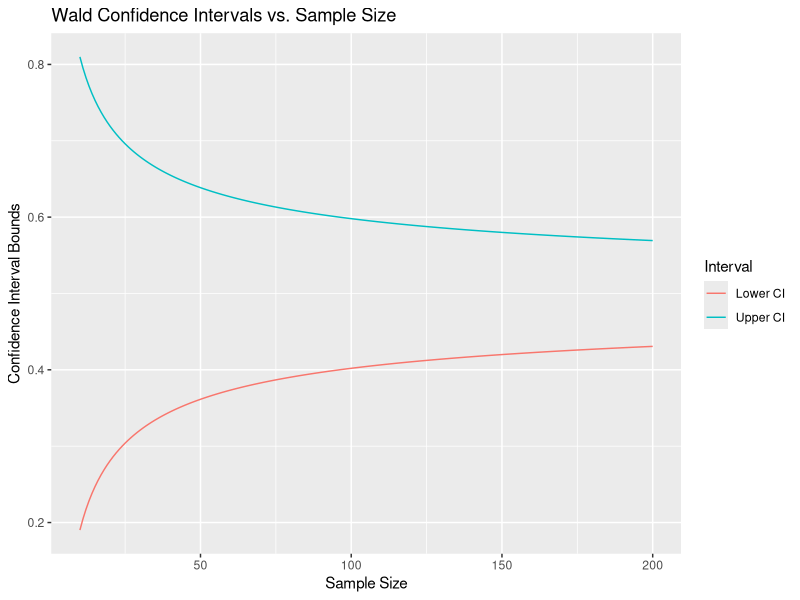
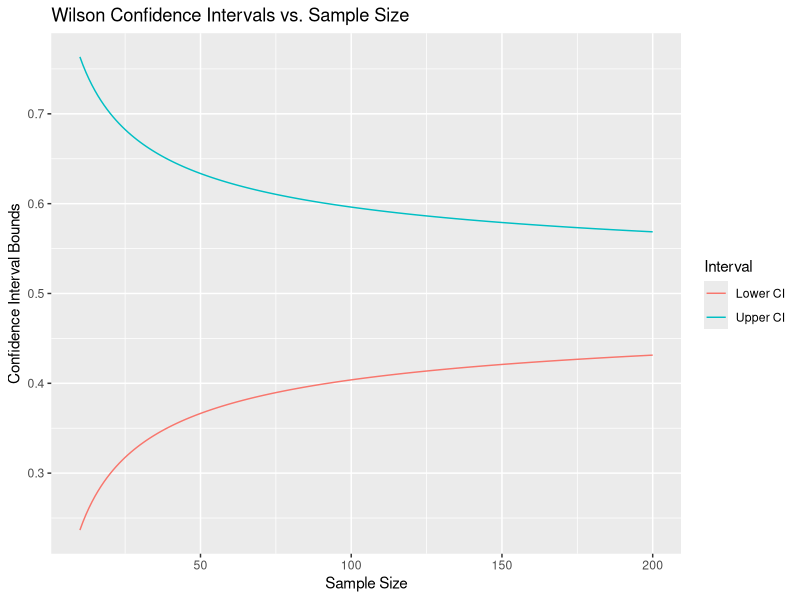
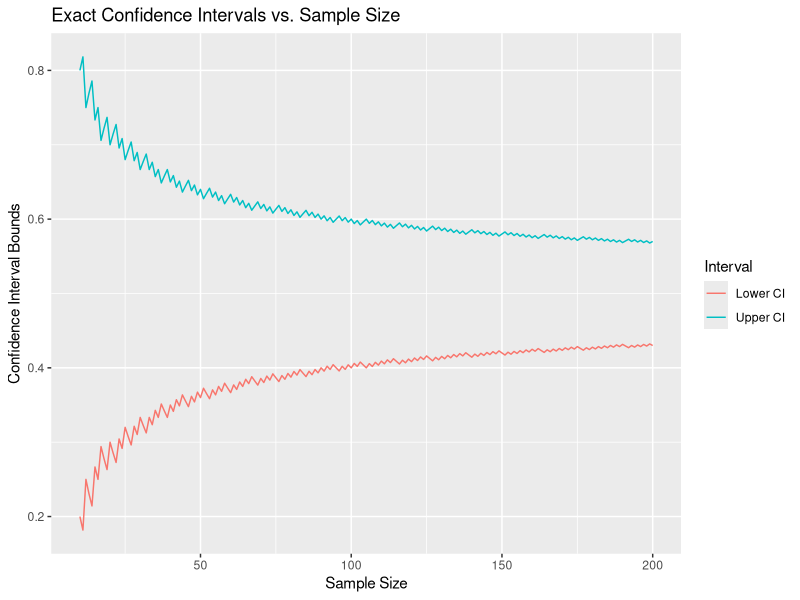
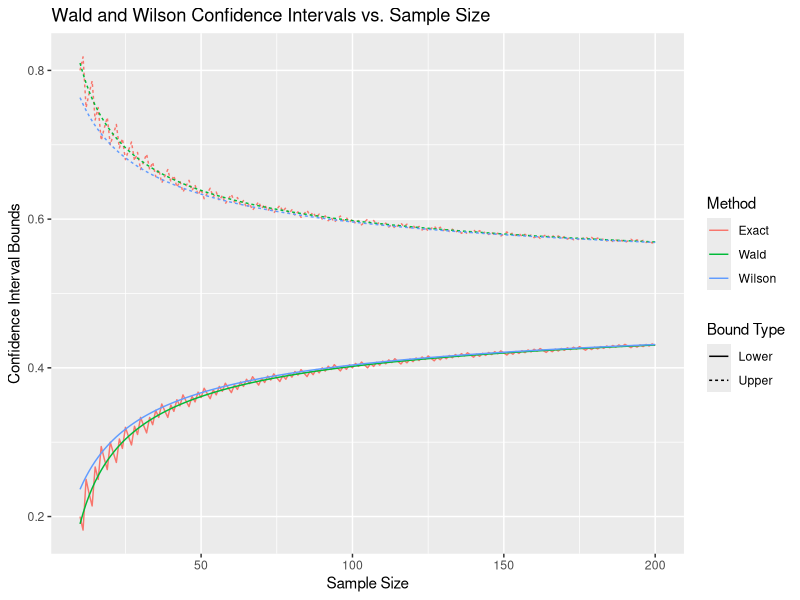

These charts were generated, in order, by the following R code:
library(tidyverse)

# Wald confidence interval for population proportion

# Say if the population has two categeories, A, B.
# Take a random sample of size n, the number of objects from A is a binomial random variable
# When n is large, and p being reasonably far away from 0 or 1, 
# it can be approximated by a normal distribution. 

# We shall build a function that takes a sample size, proportion, alpha value, and returns the CI

Wald_CI <- function(p_hat, sample_size, alpha){
  z <- qnorm(1 - alpha/2)
  n <- sample_size
  
  margin_of_error <- z * sqrt( (p_hat * (1 - p_hat) )/n)
  CI <- c(p_hat - margin_of_error, p_hat + margin_of_error)
  
  return(CI)
}

# Example of using our function:
Wald_CI(3/10, 1000, 0.05)

# Now we investigate how the length of the interval changes w.r.t. the sample size
p_hat = 0.5
alpha = 0.05
sample_sizes = seq(10, 200, 1)


# # Option 1: while loop
# CI_s <- data.frame(matrix(ncol = 3, nrow = 0))
# colnames(CI_s) <- c("sample_size", "Lower", "Upper")
# 
# i = 1
# while (i <= length(sample_sizes)) {
#   sample_CI <- Wald_CI(p_hat, sample_sizes[i], alpha)
#   CI_s[i,2:3] <- sample_CI
#   i = i + 1
# }
# CI_s["sample_size"] <- sample_sizes


# Option 2: Apply the function using sapply()
CI_matrix <- t(sapply(sample_sizes, function(n) Wald_CI(p_hat, n, alpha)))
# Convert the result into a data frame with appropriate column names
Wald_CI_df <- data.frame(sample_size = sample_sizes, Lower = CI_matrix[, 1], Upper = CI_matrix[, 2])


# Create a ggplot to visualize the confidence intervals
Wald_CI_df %>% 
  as_tibble() %>% 
  ggplot(aes(x = sample_size)) +
  geom_line(aes(y = Lower, color = "Lower CI")) +  # Plot lower CI
  geom_line(aes(y = Upper, color = "Upper CI")) +  # Plot upper CI
  labs(title = "Wald Confidence Intervals vs. Sample Size",
       x = "Sample Size", 
       y = "Confidence Interval Bounds",
       color = "Interval")

# # Base R plot version 
# plot(CI_df$sample_size, CI_df$Lower, 
#      col = "white", 
#      ylim = c(min(CI_df$Lower), max(CI_df$Upper)),
#      main = "Wald Confidence Intervals vs. Sample Size", 
#      xlab = "Sample Size",
#      ylab = "Confidence Interval Bounds")
# lines(CI_df$sample_size, CI_df$Lower, col = "red")
# lines(CI_df$sample_size, CI_df$Upper, col = "blue")



# Now we look at the Wilson_CI
Wilson_CI <- function(p_hat, sample_size, alpha) {
  z <- qnorm(1 - alpha / 2)
  n <- sample_size
  
  denominator <- 1 + (z^2 / n)
  center_adjusted <- (p_hat + (z^2 / (2 * n))) / denominator
  margin_adjusted <- z * sqrt((p_hat * (1 - p_hat) / n) + (z^2 / (4 * n^2))) / denominator
  
  CI <- c(center_adjusted - margin_adjusted, center_adjusted + margin_adjusted)
  return(CI)
}

# Example of using our Wilson_CI function
Wilson_CI(0.5, 1000, 0.05)

# Interval size vs. sample size for Wilson CI:
CI_matrix <- t(sapply(sample_sizes, function(n) Wilson_CI(p_hat, n, alpha)))
# Convert the result into a data frame with appropriate column names
Wilson_CI_df <- data.frame(sample_size = sample_sizes, Lower = CI_matrix[, 1], Upper = CI_matrix[, 2])


# Create a ggplot to visualize the confidence intervals
Wilson_CI_df %>% 
  as_tibble() %>% 
  ggplot(aes(x = sample_size)) +
  geom_line(aes(y = Lower, color = "Lower CI")) +  # Plot lower CI
  geom_line(aes(y = Upper, color = "Upper CI")) +  # Plot upper CI
  labs(title = "Wilson Confidence Intervals vs. Sample Size",
       x = "Sample Size", 
       y = "Confidence Interval Bounds",
       color = "Interval")



# Function to compute the "exact" CI using qbinom
Exact_CI <- function(p_hat, sample_size, alpha = 0.05) {
  lower_bound <- qbinom(alpha / 2, sample_size, p_hat) / sample_size
  upper_bound <- qbinom(1 - alpha / 2, sample_size, p_hat) / sample_size
  
  # Adjust lower bound for the case when successes = 0
  if (p_hat == 0) lower_bound <- 0
  
  # Adjust upper bound for the case when successes = sample_size
  if (p_hat == 1) upper_bound <- 1
  
  return(c(lower_bound, upper_bound))
}

# Interval size vs. sample size for Wilson CI:
CI_matrix <- t(sapply(sample_sizes, function(n) Exact_CI(p_hat, n, alpha)))
# Convert the result into a data frame with appropriate column names
Exact_CI_df <- data.frame(sample_size = sample_sizes, Lower = CI_matrix[, 1], Upper = CI_matrix[, 2])

# Create a ggplot to visualize the confidence intervals
Exact_CI_df %>% 
  as_tibble() %>% 
  ggplot(aes(x = sample_size)) +
  geom_line(aes(y = Lower, color = "Lower CI")) +  # Plot lower CI
  geom_line(aes(y = Upper, color = "Upper CI")) +  # Plot upper CI
  labs(title = "Exact Confidence Intervals vs. Sample Size",
       x = "Sample Size", 
       y = "Confidence Interval Bounds",
       color = "Interval")


# Now we combine both plots to compare Wald CI and Wilson CI
Wald_CI_df$method <- "Wald"
Wilson_CI_df$method <- "Wilson"
Exact_CI_df$method <- "Exact"
CI_df <- rbind(Wald_CI_df, Wilson_CI_df, Exact_CI_df) %>% 
  as_tibble() %>%
  pivot_longer(cols = c("Lower", "Upper"), 
               names_to = "Bound_Type",
               values_to = "Bound_Value")

CI_df %>% 
  ggplot(aes(x = sample_size, y = Bound_Value, linetype = Bound_Type, color = method)) +
  geom_line() +
  labs(title = "Wald and Wilson Confidence Intervals vs. Sample Size",
       x = "Sample Size",
       y = "Confidence Interval Bounds",
       color = "Method",
       linetype = "Bound Type")

